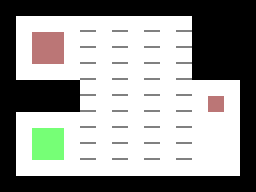

This game map was drawn from its Tiled (.tmx) file and the tilesets committed beside it. A one-line description and the full map source follow:
An orthogonal 16x12 tile map with 16x16 px tiles, 3 tile layers (Layer1, Layer2, Layer3).

<map version="1.0" orientation="orthogonal" renderorder="right-down" width="16" height="12" tilewidth="16" tileheight="16" nextobjectid="1">
 <tileset firstgid="1" source="Tiles.tsx" />
 <layer name="Layer1" width="16" height="12">
  <data encoding="csv">
1,1,1,1,1,1,1,1,1,1,1,1,1,1,1,1,
1,5,5,5,5,5,5,5,5,5,5,5,1,1,1,1,
1,5,5,5,5,5,5,5,5,5,5,5,1,1,1,1,
1,5,5,5,5,5,5,5,5,5,5,5,1,1,1,1,
1,5,5,5,5,5,5,5,5,5,5,5,1,1,1,1,
1,1,1,1,1,5,5,5,5,5,5,5,5,5,5,1,
1,1,1,1,1,5,5,5,5,5,5,5,5,5,5,1,
1,5,5,5,5,5,5,5,5,5,5,5,5,5,5,1,
1,5,5,5,5,5,5,5,5,5,5,5,5,5,5,1,
1,5,5,5,5,5,5,5,5,5,5,5,5,5,5,1,
1,5,5,5,5,5,5,5,5,5,5,5,5,5,5,1,
1,1,1,1,1,1,1,1,1,1,1,1,1,1,1,1
</data>
 </layer>
 <layer name="Layer2" width="16" height="12" opacity="0.54">
  <data encoding="csv">
0,0,0,0,0,0,0,0,0,0,0,0,0,0,0,0,
0,0,0,0,0,0,0,0,0,0,0,0,0,0,0,0,
0,0,3,3,0,0,0,0,0,0,0,0,0,0,0,0,
0,0,3,3,0,0,0,0,0,0,0,0,0,0,0,0,
0,0,0,0,0,0,0,0,0,0,0,0,0,0,0,0,
0,0,0,0,0,0,0,0,0,0,0,0,0,0,0,0,
0,0,0,0,0,0,0,0,0,0,0,0,0,3,0,0,
0,0,0,0,0,0,0,0,0,0,0,0,0,0,0,0,
0,0,4,4,0,0,0,0,0,0,0,0,0,0,0,0,
0,0,4,4,0,0,0,0,0,0,0,0,0,0,0,0,
0,0,0,0,0,0,0,0,0,0,0,0,0,0,0,0,
0,0,0,0,0,0,0,0,0,0,0,0,0,0,0,0
</data>
 </layer>
 <layer name="Layer3" width="16" height="12">
  <data encoding="csv">
0,0,0,0,0,0,0,0,0,0,0,0,0,0,0,0,
0,0,0,0,0,11,0,11,0,11,0,11,0,0,0,0,
0,0,0,0,0,11,0,11,0,11,0,11,0,0,0,0,
0,0,0,0,0,11,0,11,0,11,0,11,0,0,0,0,
0,0,0,0,0,11,0,11,0,11,0,11,0,0,0,0,
0,0,0,0,0,11,0,11,0,11,0,11,0,0,0,0,
0,0,0,0,0,11,0,11,0,11,0,11,0,0,0,0,
0,0,0,0,0,11,0,11,0,11,0,11,0,0,0,0,
0,0,0,0,0,11,0,11,0,11,0,11,0,0,0,0,
0,0,0,0,0,11,0,11,0,11,0,11,0,0,0,0,
0,0,0,0,0,0,0,0,0,0,0,0,0,0,0,0,
0,0,0,0,0,0,0,0,0,0,0,0,0,0,0,0
</data>
 </layer>
</map>
